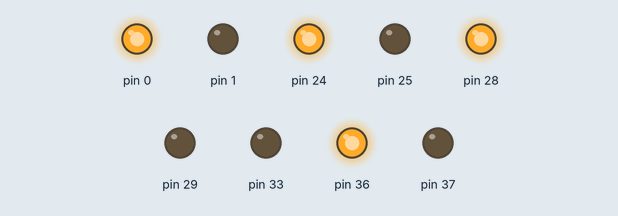
Bench run of a sketch on a simulated Teensy 4. On the bench: output pins drawn as LEDs (lit = HIGH). What the sketch prints to the serial monitor is not drawn.

Above: at 0.05 s.
At 1.0 s:
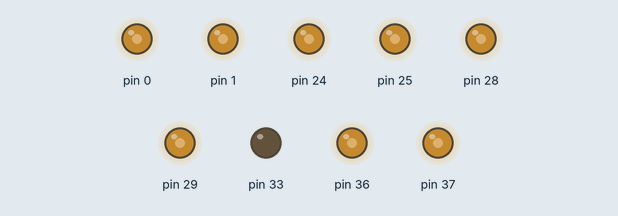
Timing chart, 0 to 3.0 s (numbered marks = the images above):
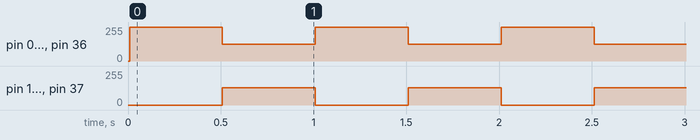

The sketch:

test_vibration.ino
```cpp
/*----------------------------------------------------------------------
 * Test program, for Audio and Sensors module.  uses input
 * sensors in touch/release mode to start/stop * audio tracks.
 ----------------------------------------------------------------------*/

#include <Arduino.h>
#include "TactileBasics.h"
#include "TeensyUtils.h"
#include "Vibrate.h"


TeensyUtils      *tu;
Vibrate          *v;

void setup() {

  setLogLevel(2);

  tu = TeensyUtils::setup();
  v  = Vibrate::setup(tu);

  for (int ch = 0; ch < NUM_CHANNELS; ch++)
    v->setVibratorType(ch, motorVibrator);

  v->setVibrationEnvelope(0, "square");
  v->setVibrationEnvelope(1, "square");
  v->setVibrationEnvelope(2, "square");
  v->setVibrationEnvelope(3, "square");

  for (int ch = 0; ch < NUM_CHANNELS; ch++) {
    v->setIntensity(ch, 100);
    v->start(ch);
  }
}

int i = 0;
int cycle = 0;
int on = false;

void loop() {
  v->doTimerTasks();
  if (cycle-- <= 0) {
    Serial.print(i++); Serial.print(" "); Serial.println(on);;
    on = !on;
    if (on)
      tu->turnLedOn();
    else
      tu->turnLedOff();
    cycle = 100000;
  }
}
```

Measured:
- by itself, pin 0, pin 24, pin 28, pin 36: alternates 255/255 for 0.50 s and 127/255 for 0.50 s
- by itself, pin 1, pin 25, pin 29, pin 37: alternates 128/255 for 0.50 s and 0/255 for 0.50 s
